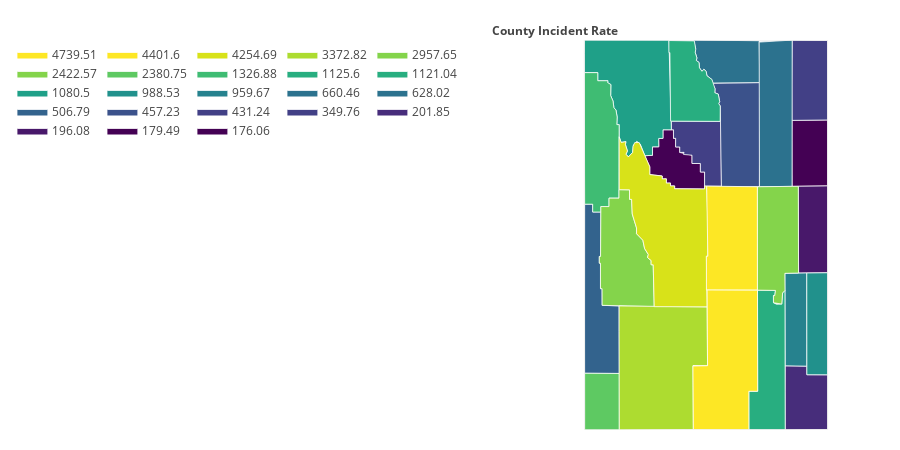

The code cell stored with this chart in its notebook:
### Code cell
########educational discipline rates chloropleth#########
display(HTML('<h1>Educational Discipline Rates for {}</h1>'.format(YEAR)))
display(HTML(school_county_rates[['Total','Population','Rate']].loc[idx[:,YEAR:YEAR], :].to_html()))
edu_values = []
for county in counties:
    #print('county: {} with value: {}'.format(county,juvenile_arrests[['Total Incidents','Population 11-17','Rate']].loc[idx[county,YEAR:YEAR], :]['Rate'][0]))
    edu_values.append(school_county_rates.loc[idx[county,YEAR:YEAR], :]['Rate'][0])
# print(len(values))
# print(len(fips))
# print(fips)
# print(values)

fig = ff.create_choropleth(
    fips=fips, values=edu_values,
    scope=['Wyoming'], county_outline={'color': 'rgb(255,255,255)', 'width': 0.75},
    legend_title='County Incident Rate'
)
fig['layout']['legend'].update({'x': -.2,'orientation':'h'})
fig['layout']['annotations'][0].update({'x': -0.12, 'xanchor': 'left'})
# print(dir(fig['layout']['legend']))
# print(str(fig['layout']['legend']))
pl.offline.iplot(fig, filename='educational_discipline_rates_choropleth_wyoming')

### Figure 1 — Plotly figure (JSON) as saved in the notebook; plotly's stock layout.template omitted (floating-point values rounded to 4 significant figures)
{"data": [{"fill": "toself", "fillcolor": "rgb(68, 1, 84)", "hoverinfo": "none", "line": {"color": "rgb(255,255,255)", "width": 0.75}, "mode": "lines", "name": "176.06", "type": "scatter", "uid": "248fadbe-a66d-11e8-b18b-1cb72cb0a3d7", "x": [-105.1, -105.1, -104.1, -104.1, -105.1, -105.1, null], "y": [43.97, 44.18, 44.18, 43.5, 43.5, 43.97, null]}, {"fill": "toself", "fillcolor": "rgb(68, 1, 84)", "hoverinfo": "none", "line": {"color": "rgb(255,255,255)", "width": 0.75}, "mode": "lines", "name": "179.49", "type": "scatter", "uid": "248fadbf-a66d-11e8-b18b-1cb72cb0a3d7", "x": [-109.3, -109.1, -109.1, -108.9, -108.9, -108.8, -108.8, -108.5, -108.5, -108.4, -108.4, -108.3, -108.3, -108.0, -108.0, -107.7, -107.7, -107.6, -107.6, -108.5, -108.5, -108.6, -108.6, -108.7, -108.7, -108.8, -108.8, -109.2, -109.2, -109.3, null], "y": [43.81, 43.82, 43.9, 43.9, 43.99, 43.99, 44.08, 44.08, 43.99, 43.99, 43.9, 43.9, 43.85, 43.82, 43.73, 43.73, 43.65, 43.65, 43.47, 43.47, 43.5, 43.5, 43.53, 43.53, 43.58, 43.58, 43.61, 43.62, 43.7, 43.81, null]}, {"fill": "toself", "fillcolor": "rgb(72, 24, 106)", "hoverinfo": "none", "line": {"color": "rgb(255,255,255)", "width": 0.75}, "mode": "lines", "name": "196.08", "type": "scatter", "uid": "248fadc0-a66d-11e8-b18b-1cb72cb0a3d7", "x": [-104.9, -104.1, -104.1, -104.9, -104.9, null], "y": [43.5, 43.5, 42.61, 42.61, 43.5, null]}, {"fill": "toself", "fillcolor": "rgb(71, 45, 123)", "hoverinfo": "none", "line": {"color": "rgb(255,255,255)", "width": 0.75}, "mode": "lines", "name": "201.85", "type": "scatter", "uid": "248fadc1-a66d-11e8-b18b-1cb72cb0a3d7", "x": [-105.3, -105.3, -104.7, -104.7, -104.1, -104.1, -105.3, -105.3, null], "y": [41.4, 41.66, 41.65, 41.57, 41.56, 41.0, 41.0, 41.4, null]}, {"fill": "toself", "fillcolor": "rgb(66, 64, 134)", "hoverinfo": "none", "line": {"color": "rgb(255,255,255)", "width": 0.75}, "mode": "lines", "name": "349.76", "type": "scatter", "uid": "248fadc2-a66d-11e8-b18b-1cb72cb0a3d7", "x": [-105.1, -105.1, -104.1, -104.1, -105.1, -105.1, null], "y": [44.54, 45.0, 45.0, 44.18, 44.18, 44.54, null]}, {"fill": "toself", "fillcolor": "rgb(66, 64, 134)", "hoverinfo": "none", "line": {"color": "rgb(255,255,255)", "width": 0.75}, "mode": "lines", "name": "431.24", "type": "scatter", "uid": "248fadc3-a66d-11e8-b18b-1cb72cb0a3d7", "x": [-108.6, -107.1, -107.1, -107.6, -107.6, -107.7, -107.7, -108.0, -108.0, -108.2, -108.2, -108.2, -108.3, -108.3, -108.4, -108.4, -108.5, -108.5, -108.6, -108.6, null], "y": [44.17, 44.17, 43.5, 43.5, 43.65, 43.65, 43.73, 43.73, 43.82, 43.82, 43.83, 43.85, 43.85, 43.9, 43.9, 43.99, 43.99, 44.08, 44.08, 44.17, null]}, {"fill": "toself", "fillcolor": "rgb(59, 82, 139)", "hoverinfo": "none", "line": {"color": "rgb(255,255,255)", "width": 0.75}, "mode": "lines", "name": "457.23", "type": "scatter", "uid": "248fadc4-a66d-11e8-b18b-1cb72cb0a3d7", "x": [-107.4, -106.0, -106.0, -107.1, -107.1, -107.2, -107.2, -107.2, -107.3, -107.3, -107.4, null], "y": [44.56, 44.56, 43.49, 43.49, 44.32, 44.35, 44.37, 44.45, 44.46, 44.5, 44.56, null]}, {"fill": "toself", "fillcolor": "rgb(51, 99, 141)", "hoverinfo": "none", "line": {"color": "rgb(255,255,255)", "width": 0.75}, "mode": "lines", "name": "506.79", "type": "scatter", "uid": "248fadc5-a66d-11e8-b18b-1cb72cb0a3d7", "x": [-111.0, -111.0, -110.8, -110.8, -110.6, -110.6, -110.6, -110.6, -110.6, -110.6, -110.5, -110.5, -110.1, -110.0, -111.0, -111.0, null], "y": [42.15, 43.32, 43.32, 43.24, 43.24, 42.78, 42.78, 42.71, 42.71, 42.45, 42.45, 42.28, 42.27, 41.58, 41.58, 42.15, null]}, {"fill": "toself", "fillcolor": "rgb(44, 114, 142)", "hoverinfo": "none", "line": {"color": "rgb(255,255,255)", "width": 0.75}, "mode": "lines", "name": "628.02", "type": "scatter", "uid": "248fadc6-a66d-11e8-b18b-1cb72cb0a3d7", "x": [-107.9, -106.0, -106.0, -107.4, -107.4, -107.5, -107.5, -107.6, -107.7, -107.7, -107.8, -107.8, -107.8, -107.9, -107.9, -107.9, null], "y": [45.0, 44.99, 44.56, 44.56, 44.6, 44.63, 44.68, 44.7, 44.68, 44.72, 44.77, 44.79, 44.82, 44.87, 44.92, 45.0, null]}, {"fill": "toself", "fillcolor": "rgb(44, 114, 142)", "hoverinfo": "none", "line": {"color": "rgb(255,255,255)", "width": 0.75}, "mode": "lines", "name": "660.46", "type": "scatter", "uid": "248fadc7-a66d-11e8-b18b-1cb72cb0a3d7", "x": [-106.0, -105.1, -105.1, -106.0, -106.0, null], "y": [44.98, 45.0, 43.5, 43.49, 44.98, null]}, {"fill": "toself", "fillcolor": "rgb(38, 130, 142)", "hoverinfo": "none", "line": {"color": "rgb(255,255,255)", "width": 0.75}, "mode": "lines", "name": "959.67", "type": "scatter", "uid": "248fadc8-a66d-11e8-b18b-1cb72cb0a3d7", "x": [-105.3, -104.7, -104.7, -105.3, -105.3, null], "y": [42.61, 42.61, 41.65, 41.66, 42.61, null]}, {"fill": "toself", "fillcolor": "rgb(33, 145, 140)", "hoverinfo": "none", "line": {"color": "rgb(255,255,255)", "width": 0.75}, "mode": "lines", "name": "988.53", "type": "scatter", "uid": "248fadc9-a66d-11e8-b18b-1cb72cb0a3d7", "x": [-104.7, -104.1, -104.1, -104.7, -104.7, null], "y": [42.61, 42.61, 41.56, 41.57, 42.61, null]}, {"fill": "toself", "fillcolor": "rgb(31, 160, 136)", "hoverinfo": "none", "line": {"color": "rgb(255,255,255)", "width": 0.75}, "mode": "lines", "name": "1080.5", "type": "scatter", "uid": "248fadca-a66d-11e8-b18b-1cb72cb0a3d7", "x": [-111.1, -111.1, -108.6, -108.6, -108.8, -108.8, -108.9, -108.9, -109.1, -109.1, -109.3, -109.4, -109.5, -109.6, -109.7, -109.8, -109.9, -109.8, -109.9, -109.9, -110.0, -110.1, -110.1, -110.1, -110.1, -110.1, -110.2, -110.2, -110.3, -110.3, -110.4, -110.4, -110.7, -110.7, -111.1, -111.1, null], "y": [44.87, 45.0, 45.0, 44.08, 44.08, 43.99, 43.99, 43.9, 43.9, 43.82, 43.81, 43.93, 43.96, 43.92, 43.85, 43.8, 43.83, 43.86, 43.93, 43.96, 43.95, 44.01, 44.13, 44.13, 44.21, 44.28, 44.31, 44.37, 44.43, 44.54, 44.56, 44.58, 44.58, 44.67, 44.67, 44.87, null]}, {"fill": "toself", "fillcolor": "rgb(40, 174, 128)", "hoverinfo": "none", "line": {"color": "rgb(255,255,255)", "width": 0.75}, "mode": "lines", "name": "1121.04", "type": "scatter", "uid": "248fadcb-a66d-11e8-b18b-1cb72cb0a3d7", "x": [-108.6, -107.9, -107.8, -107.9, -107.8, -107.8, -107.8, -107.7, -107.7, -107.6, -107.5, -107.5, -107.4, -107.3, -107.3, -107.2, -107.2, -107.2, -107.1, -107.1, -108.6, -108.6, -108.6, -108.6, null], "y": [45.0, 44.99, 44.91, 44.87, 44.82, 44.79, 44.77, 44.72, 44.68, 44.7, 44.68, 44.63, 44.6, 44.5, 44.46, 44.45, 44.37, 44.35, 44.32, 44.17, 44.17, 44.87, 44.87, 45.0, null]}, {"fill": "toself", "fillcolor": "rgb(40, 174, 128)", "hoverinfo": "none", "line": {"color": "rgb(255,255,255)", "width": 0.75}, "mode": "lines", "name": "1125.6", "type": "scatter", "uid": "248fadcc-a66d-11e8-b18b-1cb72cb0a3d7", "x": [-106.3, -106.1, -106.1, -105.6, -105.6, -105.6, -105.6, -105.5, -105.4, -105.4, -105.3, -105.3, -106.3, -106.3, null], "y": [41.4, 41.4, 42.43, 42.43, 42.38, 42.38, 42.3, 42.29, 42.29, 42.4, 42.43, 41.0, 41.0, 41.4, null]}, {"fill": "toself", "fillcolor": "rgb(63, 188, 115)", "hoverinfo": "none", "line": {"color": "rgb(255,255,255)", "width": 0.75}, "mode": "lines", "name": "1326.88", "type": "scatter", "uid": "248fadcd-a66d-11e8-b18b-1cb72cb0a3d7", "x": [-111.1, -110.7, -110.7, -110.4, -110.4, -110.3, -110.3, -110.2, -110.2, -110.1, -110.1, -110.1, -110.1, -110.1, -110.3, -110.3, -110.6, -110.6, -110.8, -110.8, -111.0, -111.1, null], "y": [44.67, 44.67, 44.58, 44.58, 44.56, 44.54, 44.43, 44.37, 44.31, 44.28, 44.21, 44.13, 44.13, 43.38, 43.38, 43.29, 43.29, 43.24, 43.24, 43.32, 43.32, 44.67, null]}, {"fill": "toself", "fillcolor": "rgb(94, 201, 98)", "hoverinfo": "none", "line": {"color": "rgb(255,255,255)", "width": 0.75}, "mode": "lines", "name": "2380.75", "type": "scatter", "uid": "248fadce-a66d-11e8-b18b-1cb72cb0a3d7", "x": [-111.0, -111.0, -110.0, -110.0, -111.0, -111.0, null], "y": [41.16, 41.58, 41.58, 41.0, 41.0, 41.16, null]}, {"fill": "toself", "fillcolor": "rgb(132, 212, 75)", "hoverinfo": "none", "line": {"color": "rgb(255,255,255)", "width": 0.75}, "mode": "lines", "name": "2422.57", "type": "scatter", "uid": "248fadcf-a66d-11e8-b18b-1cb72cb0a3d7", "x": [-110.6, -110.6, -110.6, -110.3, -110.3, -110.1, -110.1, -109.8, -109.8, -109.7, -109.7, -109.6, -109.6, -109.4, -109.3, -109.2, -109.2, -109.1, -109.1, -109.1, -109.0, -110.5, -110.5, -110.6, -110.6, -110.6, -110.6, null], "y": [42.78, 42.78, 43.29, 43.29, 43.38, 43.38, 43.46, 43.46, 43.37, 43.37, 43.22, 43.07, 43.01, 42.95, 42.86, 42.8, 42.77, 42.74, 42.69, 42.69, 42.26, 42.28, 42.45, 42.45, 42.71, 42.71, 42.78, null]}, {"fill": "toself", "fillcolor": "rgb(132, 212, 75)", "hoverinfo": "none", "line": {"color": "rgb(255,255,255)", "width": 0.75}, "mode": "lines", "name": "2957.65", "type": "scatter", "uid": "248fadd0-a66d-11e8-b18b-1cb72cb0a3d7", "x": [-106.1, -104.9, -104.9, -105.3, -105.3, -105.4, -105.4, -105.6, -105.6, -105.6, -105.6, -106.1, -106.1, null], "y": [43.49, 43.5, 42.61, 42.61, 42.43, 42.4, 42.29, 42.3, 42.38, 42.38, 42.43, 42.43, 43.49, null]}, {"fill": "toself", "fillcolor": "rgb(173, 220, 48)", "hoverinfo": "none", "line": {"color": "rgb(255,255,255)", "width": 0.75}, "mode": "lines", "name": "3372.82", "type": "scatter", "uid": "248fadd1-a66d-11e8-b18b-1cb72cb0a3d7", "x": [-110.1, -110.1, -107.5, -107.5, -107.9, -107.9, -110.0, -110.1, null], "y": [42.01, 42.27, 42.26, 41.66, 41.66, 41.0, 41.0, 42.01, null]}, {"fill": "toself", "fillcolor": "rgb(216, 226, 25)", "hoverinfo": "none", "line": {"color": "rgb(255,255,255)", "width": 0.75}, "mode": "lines", "name": "4254.69", "type": "scatter", "uid": "248fadd2-a66d-11e8-b18b-1cb72cb0a3d7", "x": [-110.1, -110.0, -109.9, -109.9, -109.8, -109.9, -109.8, -109.7, -109.7, -109.6, -109.5, -109.2, -109.2, -108.8, -108.8, -108.7, -108.7, -108.6, -108.6, -108.5, -108.5, -107.6, -107.6, -107.5, -107.5, -107.5, -107.5, -107.5, -109.0, -109.1, -109.1, -109.1, -109.2, -109.2, -109.3, -109.4, -109.6, -109.6, -109.7, -109.7, -109.8, -109.8, -110.1, -110.1, null], "y": [44.01, 43.95, 43.96, 43.93, 43.86, 43.83, 43.8, 43.85, 43.91, 43.95, 43.95, 43.7, 43.62, 43.61, 43.58, 43.58, 43.53, 43.53, 43.5, 43.5, 43.47, 43.47, 43.5, 43.5, 43.13, 42.78, 42.78, 42.26, 42.26, 42.69, 42.69, 42.74, 42.77, 42.8, 42.86, 42.95, 43.01, 43.07, 43.22, 43.37, 43.37, 43.46, 43.46, 44.01, null]}, {"fill": "toself", "fillcolor": "rgb(253, 231, 37)", "hoverinfo": "none", "line": {"color": "rgb(255,255,255)", "width": 0.75}, "mode": "lines", "name": "4401.6", "type": "scatter", "uid": "248fadd3-a66d-11e8-b18b-1cb72cb0a3d7", "x": [-107.5, -107.5, -107.5, -106.1, -106.1, -107.5, -107.5, null], "y": [42.78, 42.78, 43.5, 43.49, 42.43, 42.43, 42.78, null]}, {"fill": "toself", "fillcolor": "rgb(253, 231, 37)", "hoverinfo": "none", "line": {"color": "rgb(255,255,255)", "width": 0.75}, "mode": "lines", "name": "4739.51", "type": "scatter", "uid": "248fadd4-a66d-11e8-b18b-1cb72cb0a3d7", "x": [-107.9, -107.5, -107.5, -106.1, -106.1, -106.3, -106.3, -107.9, -107.9, null], "y": [41.65, 41.66, 42.43, 42.43, 41.4, 41.4, 41.0, 41.0, 41.65, null]}, {"hoverinfo": "text", "legendgroup": "centroids", "marker": {"color": "white", "opacity": 0}, "mode": "markers", "name": "US Counties", "selected": {"marker": {"color": "white", "opacity": 1, "size": 3}}, "showlegend": false, "text": ["County: Albany<br>State: Wyoming<br>FIPS: 56001<br>Value: 1125.6", "County: Big Horn<br>State: Wyoming<br>FIPS: 56003<br>Value: 1121.04", "County: Campbell<br>State: Wyoming<br>FIPS: 56005<br>Value: 660.46", "County: Carbon<br>State: Wyoming<br>FIPS: 56007<br>Value: 4739.51", "County: Converse<br>State: Wyoming<br>FIPS: 56009<br>Value: 2957.65", "County: Crook<br>State: Wyoming<br>FIPS: 56011<br>Value: 349.76", "County: Fremont<br>State: Wyoming<br>FIPS: 56013<br>Value: 4254.69", "County: Goshen<br>State: Wyoming<br>FIPS: 56015<br>Value: 988.53", "County: Hot Springs<br>State: Wyoming<br>FIPS: 56017<br>Value: 179.49", "County: Johnson<br>State: Wyoming<br>FIPS: 56019<br>Value: 457.23", "County: Laramie<br>State: Wyoming<br>FIPS: 56021<br>Value: 201.85", "County: Lincoln<br>State: Wyoming<br>FIPS: 56023<br>Value: 506.79", "County: Natrona<br>State: Wyoming<br>FIPS: 56025<br>Value: 4401.6", "County: Niobrara<br>State: Wyoming<br>FIPS: 56027<br>Value: 196.08", "County: Park<br>State: Wyoming<br>FIPS: 56029<br>Value: 1080.5", "County: Platte<br>State: Wyoming<br>FIPS: 56031<br>Value: 959.67", "County: Sheridan<br>State: Wyoming<br>FIPS: 56033<br>Value: 628.02", "County: Sublette<br>State: Wyoming<br>FIPS: 56035<br>Value: 2422.57", "County: Sweetwater<br>State: Wyoming<br>FIPS: 56037<br>Value: 3372.82", "County: Teton<br>State: Wyoming<br>FIPS: 56039<br>Value: 1326.88", "County: Uinta<br>State: Wyoming<br>FIPS: 56041<br>Value: 2380.75", "County: Washakie<br>State: Wyoming<br>FIPS: 56043<br>Value: 431.24", "County: Weston<br>State: Wyoming<br>FIPS: 56045<br>Value: 176.06"], "type": "scatter", "uid": "248fadd5-a66d-11e8-b18b-1cb72cb0a3d7", "unselected": {"marker": {"opacity": 0}}, "x": [-105.7, -108.0, -105.5, -106.9, -105.5, -104.6, -108.6, -104.4, -108.4, -106.6, -104.7, -110.7, -106.8, -104.5, -109.6, -105.0, -106.9, -109.9, -108.9, -110.6, -110.5, -107.7, -104.6], "y": [41.65, 44.53, 44.25, 41.69, 42.97, 44.59, 43.04, 42.09, 43.72, 44.04, 41.31, 42.26, 42.96, 43.06, 44.52, 42.13, 44.79, 42.77, 41.66, 43.93, 41.29, 43.9, 43.84]}, {"hoverinfo": "text", "legendgroup": "States", "line": {"color": "rgb(240, 240, 240)", "width": 1}, "mode": "lines", "showlegend": false, "type": "scatter", "uid": "248fadd6-a66d-11e8-b18b-1cb72cb0a3d7", "x": [-111.1, -111.1, -104.1, -104.1, -111.0, -111.1, null], "y": [44.87, 45.0, 45.0, 41.0, 41.0, 44.87, null]}], "layout": {"annotations": [{"showarrow": false, "text": "<b>County Incident Rate</b>", "x": -0.12, "xanchor": "left", "xref": "paper", "y": 1.05, "yref": "paper"}], "dragmode": "select", "height": 450, "hovermode": "closest", "legend": {"orientation": "h", "traceorder": "reversed", "x": -0.2, "xanchor": "right", "y": 1, "yanchor": "top"}, "margin": {"b": 20, "l": 20, "r": 20, "t": 40}, "width": 900, "xaxis": {"autorange": false, "fixedrange": true, "range": [-112.6, -102.6], "showgrid": false, "showticklabels": false, "zeroline": false}, "yaxis": {"autorange": false, "fixedrange": true, "range": [41.0, 45.0], "showgrid": false, "showticklabels": false, "zeroline": false}}}
